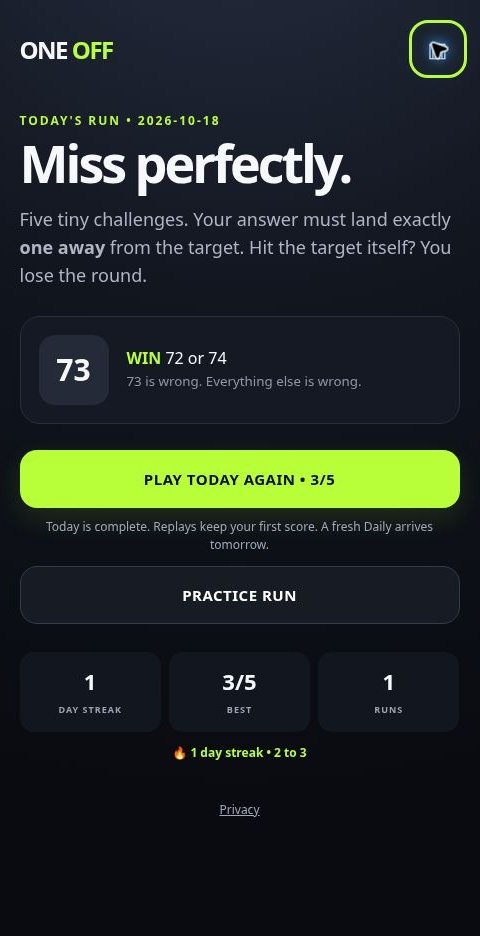
#> input picture release/screenshots/01-home-desktop.jpg, 480 x 936 px, found by its file name
$ python create-promo.py
#> lines starting #> are read from the running program, lines starting #| are printed output that depends on the picture
"""Render ONE OFF's existing wordmark, palette and rule as store graphics."""
from pathlib import Path
from PIL import Image,ImageDraw,ImageFont
root=Path(__file__).resolve().parents[1]
out=root/'release'/'assets';out.mkdir(parents=True,exist_ok=True)
font='/usr/share/fonts/truetype/dejavu/DejaVuSans-Bold.ttf'
regular='/usr/share/fonts/truetype/dejavu/DejaVuSans.ttf'
def make(size,banner=False):
#> called with size = (630, 500), banner = False
 w,h=size;im=Image.new('RGB',size);px=im.load()
#> after `im = Image.new('RGB', size)`: im: PIL image 630x500 RGB; every value is 0
 for y in range(h):
  for x in range(w):
   k=max(0,1-(((x-w*.5)/(w*.9))**2+((y+h*.12)/(h*1.1))**2)**.5)
   px[x,y]=(int(9+24*k),int(11+28*k),int(16+40*k))
 d=ImageDraw.Draw(im);lime='#b8ff39';white='#f7f8fb';muted='#aeb5c4'
#> after `d = ImageDraw.Draw(im)`:
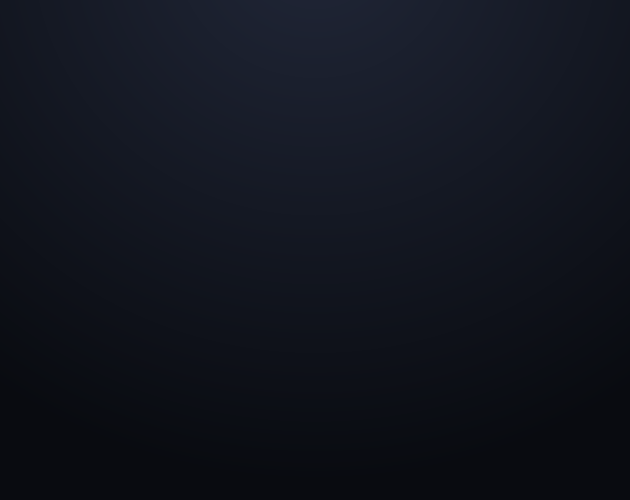
#> im: PIL image 630x500 RGB; mean R, G, B 16.9, 20.3, 29.4
 def text(s,y,n,color=white,x=None,bold=True):
  f=ImageFont.truetype(font if bold else regular,n);box=d.textbbox((0,0),s,font=f);tw=box[2]-box[0]
  d.text(((w-tw)//2 if x is None else x,y),s,font=f,fill=color)
 if banner:
  text('ONE',48,80,x=70);text('OFF',48,80,lime,x=280)
  text('Miss perfectly.',160,52,x=70)
  text('Five rounds. Exactly one away.',248,23,muted,x=72,bold=False)
  d.rounded_rectangle((790,55,1188,305),28,fill='#151923',outline='#343b4c',width=2)
  text('TARGET',80,18,muted,x=945)
  text('73',108,72,x=932)
  text('WIN: 72 or 74',234,28,lime,x=883)
 else:
  one=ImageFont.truetype(font,78);a='ONE ';b='OFF';aw=d.textlength(a,font=one);bw=d.textlength(b,font=one);sx=(w-aw-bw)/2
#> after `aw = d.textlength(a, font=one)`: aw = 212
#> after `bw = d.textlength(b, font=one)`: bw = 172.9
#> after `sx = (w - aw - bw) / 2`: sx = 122.5
  d.text((sx,42),a,font=one,fill=white);d.text((sx+aw,42),b,font=one,fill=lime)
  text('Miss perfectly.',144,40)
#> in text, `box = d.textbbox((0, 0), s, font=f)`: box = (0, 8, 329, 47)
#> in text, `tw = box[2] - box[0]`: tw = 329
  d.rounded_rectangle((102,225,528,381),24,fill='#151923',outline='#343b4c',width=2)
  text('TARGET 73',245,28,muted)
  text('WIN: 72 or 74',304,34,lime)
  text('Five rounds. Exactly one away.',422,23,muted,bold=False)
 return im
make((630,500)).save(out/'one-off-cover-630x500.png')
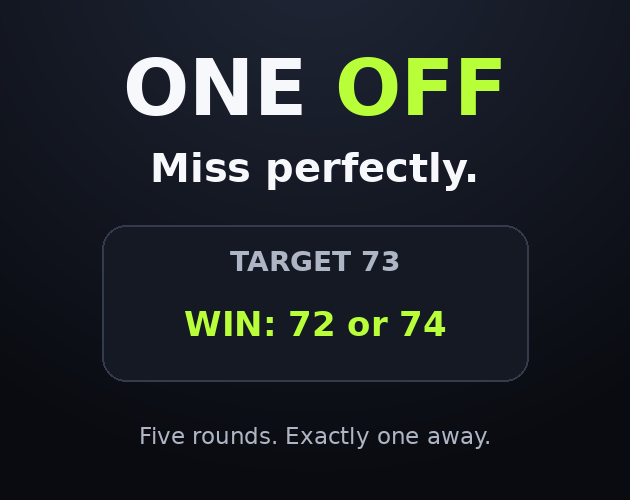
#> saved as one-off-cover-630x500.png: PIL image 630x500 RGB; mean R, G, B 30.4, 35.4, 39.9
make((1260,360),True).save(out/'one-off-banner-1260x360.png')
#> call 2 of make, with size = (1260, 360), banner = True
#> in make (call 2), `w, h = size`: w = 1260; h = 360
#> in make (call 2), `im = Image.new('RGB', size)`: im: PIL image 1260x360 RGB; every value is 0
#> in make (call 2), `d = ImageDraw.Draw(im)`:
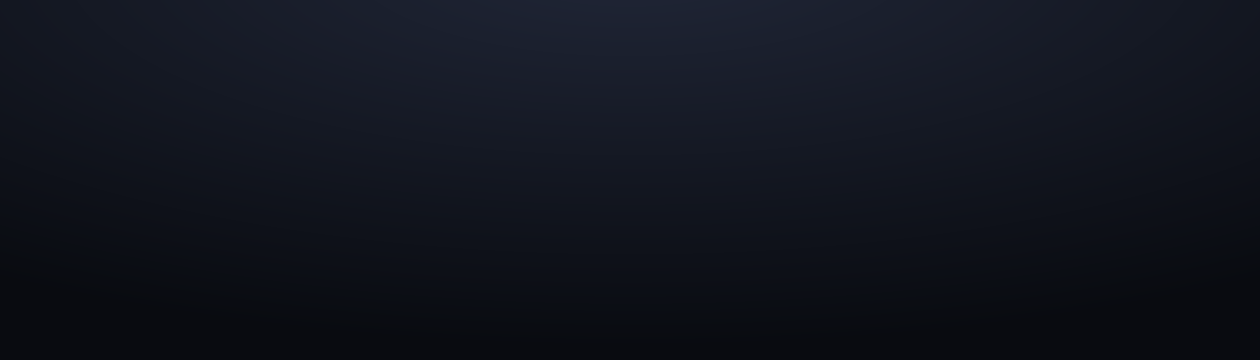
#> im: PIL image 1260x360 RGB; mean R, G, B 16.9, 20.3, 29.4
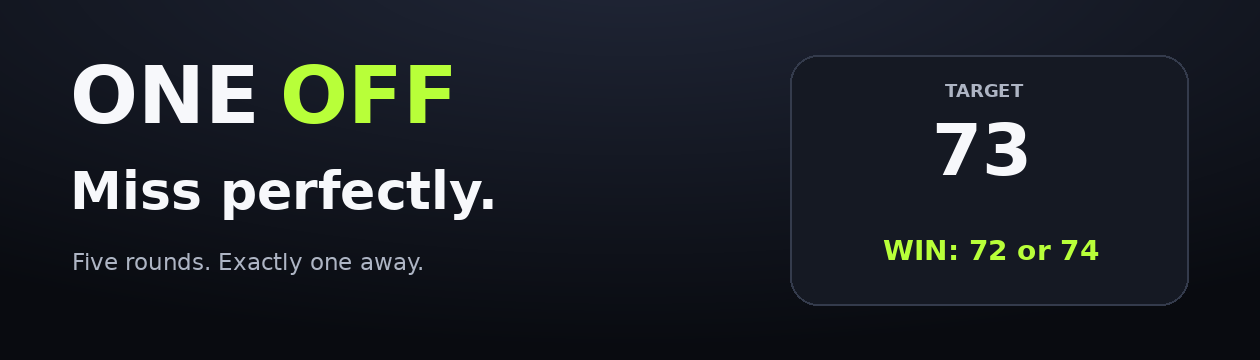
#> saved as one-off-banner-1260x360.png: PIL image 1260x360 RGB; mean R, G, B 28.7, 33.1, 39.3
# Use unaltered browser captures as the source of the promotional crops.
shots=root/'release'/'screenshots';evidence=root/'qa'/'evidence';evidence.mkdir(parents=True,exist_ok=True)
for name in ['01-home-desktop.jpg','02-perfect-result-desktop.jpg']:
 p=shots/name
 if p.exists() and not (evidence/name).exists():p.rename(evidence/name)
 raw=evidence/name
 if raw.exists():
  im=Image.open(raw);left=round((im.width-480)/2)
#> further down, im is the input picture: PIL image 480x936 RGB; mean R, G, B 34.1, 41.6, 38.2
#> after `left = round((im.width - 480) / 2)`: left = 0
  im.crop((left,0,left+480,im.height)).save(p,quality=95)
for original,target in [('mobile-home-full.jpg','03-home-mobile-360.jpg'),('mobile-pick-full.jpg','04-pick-one-mobile-360.jpg'),('mobile-quick-tap-full.jpg','05-quick-tap-mobile-360.jpg'),('mobile-result-full.jpg','06-perfect-result-mobile-360.jpg')]:
 p=shots/original
 if p.exists():p.rename(evidence/original)
 raw=evidence/original
 if raw.exists():Image.open(raw).crop((502,35,862,835)).save(shots/target,quality=95)
print('Store graphics and authentic browser screenshot crops ready.')
